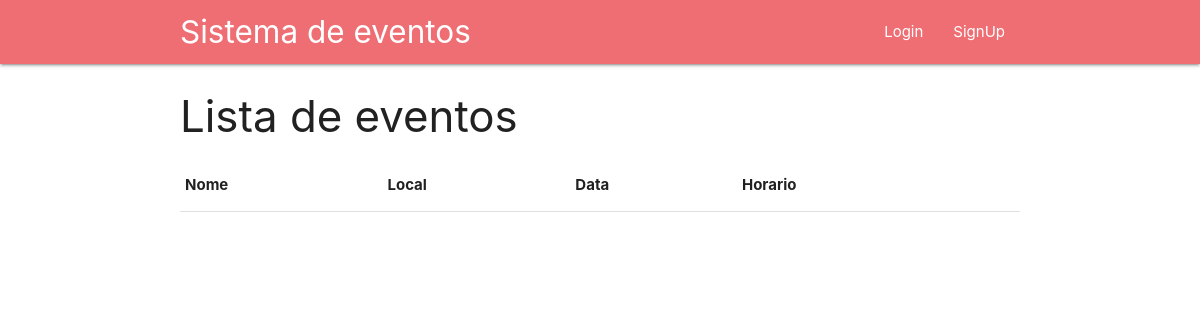
The app's page /, older data.
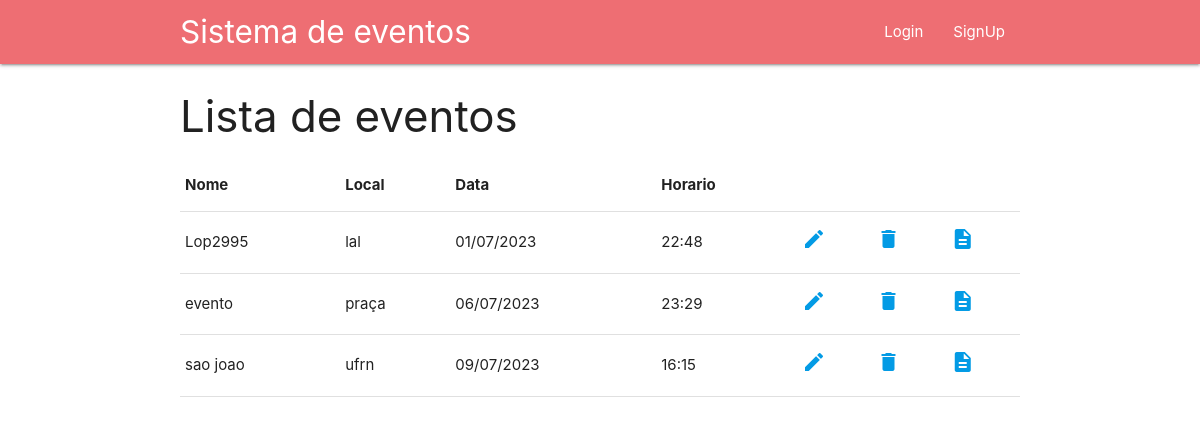
The same page, newer data.
### evento/models.py (models this page shows)
class Evento(models.Model):
    nome =  models.CharField(verbose_name='nome', max_length=100, null=True)
    local = models.CharField(verbose_name='local', max_length=100, null=True)
    data= models.DateField(verbose_name='data', null=True )
    horario= models.TimeField(verbose_name='horario', null=True)
    descricao = models.TextField(verbose_name='descricao', null=True)
    user = models.ForeignKey(
        User,
        on_delete=models.CASCADE,
        null=True,
        blank=True
    )

### evento/views.py (the view)
# urls.py: path('', views.home, name = 'home'),
def home(request):
    evento = Evento.objects.all().order_by('data')
    context ={
        'eventos' : evento }
    return render(request, 'lista.html', context)

### core/templates/lista.html (shortened to what this page needs)
{% extends 'nav.html' %}
	{% block content %}
	<div class="container">
		<h3>Lista de eventos</h3>
		<table class="highlight">
			<thead>
				<tr>
					<th>Nome</th>
					<th>Local</th>
					<th>Data</th>
					<th>Horario</th>
					<th></th>
				</tr>
			</thead>
			<tbody>{%for e in eventos%}
				<tr>
					<td ><span>{{e.nome}}</span></a></td>
					<td>{{e.local}}</td>
					<td>{{e.data|date:'d/m/Y'}}</td>
					<td>{{e.horario|time:'H:i'}}</td>
					<td><a href="{% url 'editarEvento' e.id %}"
						class="small material-icons" type="button">edit
					</a></td>
					<td><a
						href="{% url 'deletarEvento' e.id %}"
						class="small material-icons" type="button">delete</a></td>
					<td><a
						href="{% url 'detalharEvento' e.id %}"
						class="small material-icons" type="button">description</a></td>
				</tr>
				{%endfor%}
			</tbody>
		</table>
	</div>
	{%endblock%}

### core/templates/nav.html (shortened to what this page needs)
<!DOCTYPE html >
<html>
<head>
<link rel="stylesheet"
	href="https://cdnjs.cloudflare.com/ajax/libs/materialize/1.0.0/css/materialize.min.css">
</head>
<body>
	<nav>
		<div class="nav-wrapper container">
			<a href="{% url 'home' %}" class="brand-logo">Sistema de eventos</a>
			<ul id="nav-mobile" class="right hide-on-med-and-down">
				{%if not user.is_authenticated%}
				<li><a href="{% url 'login' %}">Login</a></li>
				<li><a href="{% url 'signUp' %}">SignUp</a></li>
				{%endif%}
			</ul>
		</div>
	</nav>
	{% block content %}
    {% endblock %}
</body>
</html>

Row changes from the older to the newer data that the page shows:
added Evento: nome "Lop2995", local "lal", data "01/07/2023", horario "22:48"
added Evento: nome "evento", local "praça", data "06/07/2023", horario "23:29"
added Evento: nome "sao joao", local "ufrn", data "09/07/2023", horario "16:15"
